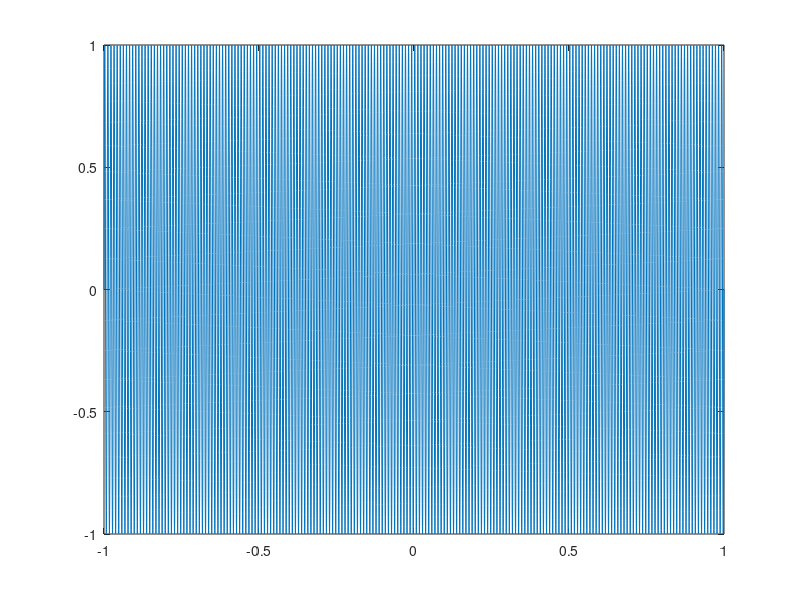
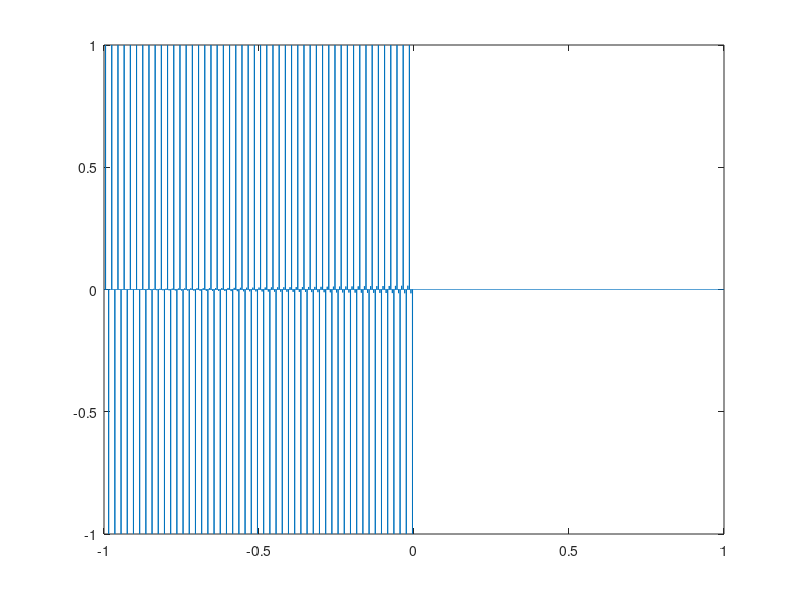
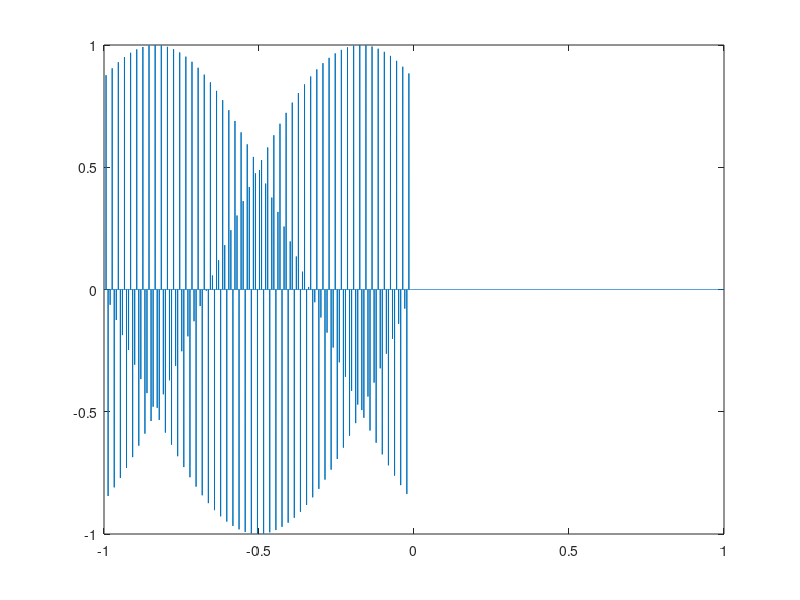
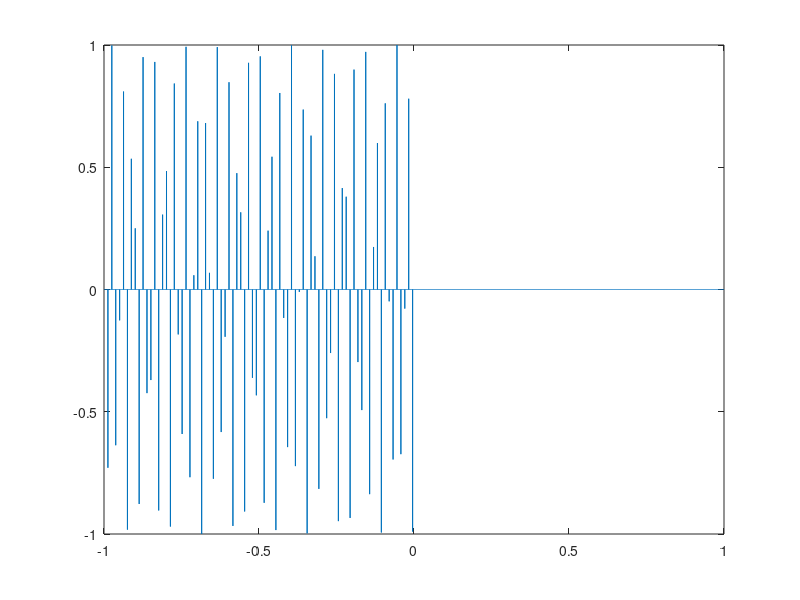

The MATLAB source for these figures, in order:
f=100;
n=10000;
fs=n/2
A=1;
t=linspace(-1,1,n);
y=A*sin(2*pi*f*t);
figure(1);
plot(t,y)

fs1=200;
fs2=150;
fs3=80;

tx=linspace(-1,1,2*n);
yx=A*sin(2*pi*f*tx);

y1=zeros(1,n);
z=1;
ti1=fs/fs1;
for i=1:fs1
    y1(z)=yx(z);
    z=z+ti1;
end
figure(2);
plot(t,y1)


y2=zeros(1,n);
z=1;
ti2=round(fs/fs2);
for i=1:fs2
    y2(z)=yx(z);
    z=z+ti2;
end
figure(3);
plot(t,y2)


y3=zeros(1,n);
z=1;
ti3=round(fs/fs3);
for i=1:fs3
    y3(z)=yx(z);
    z=z+ti3;
end
figure(4);
plot(t,y3)
